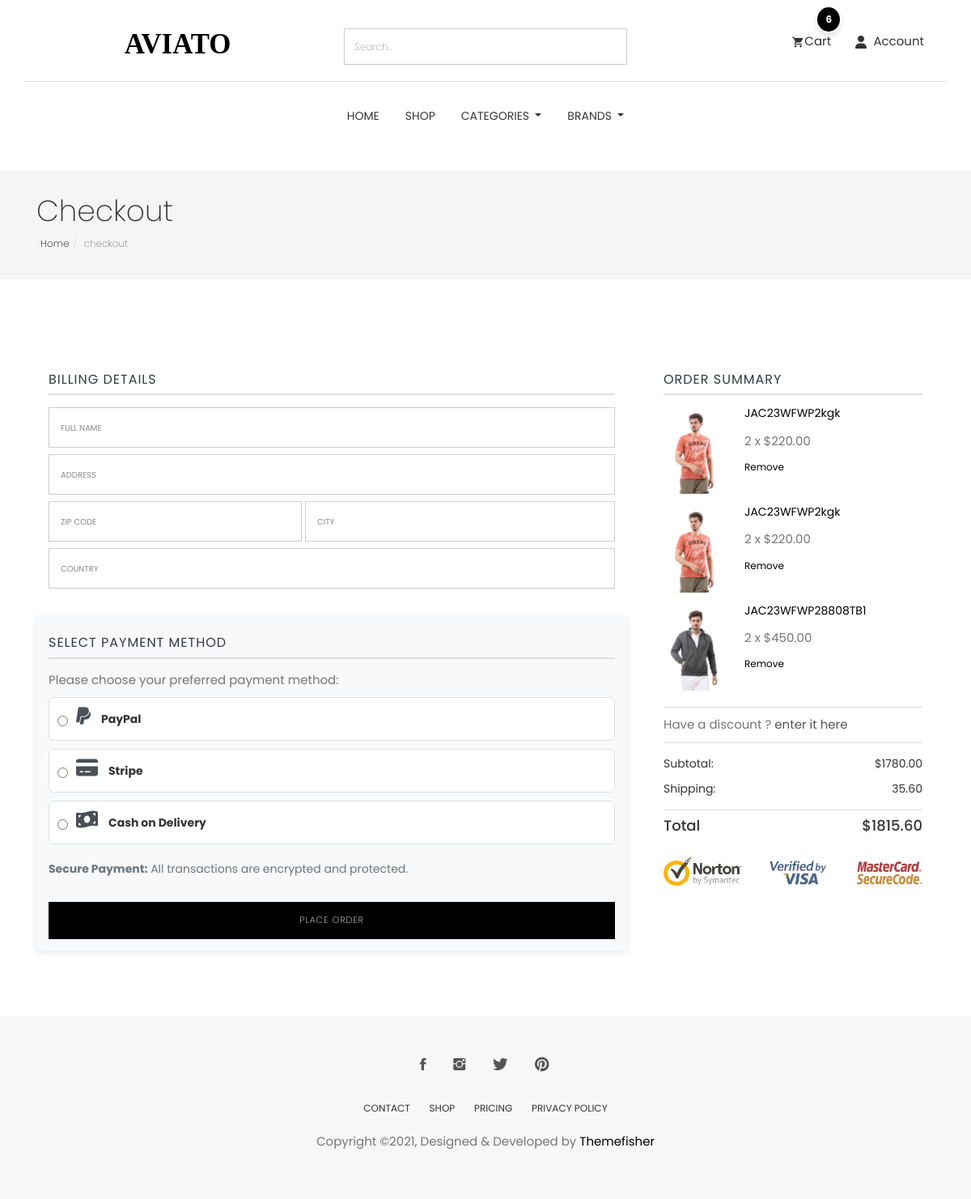
The page /cart/checkout/ (signed in) on the database as committed earlier.
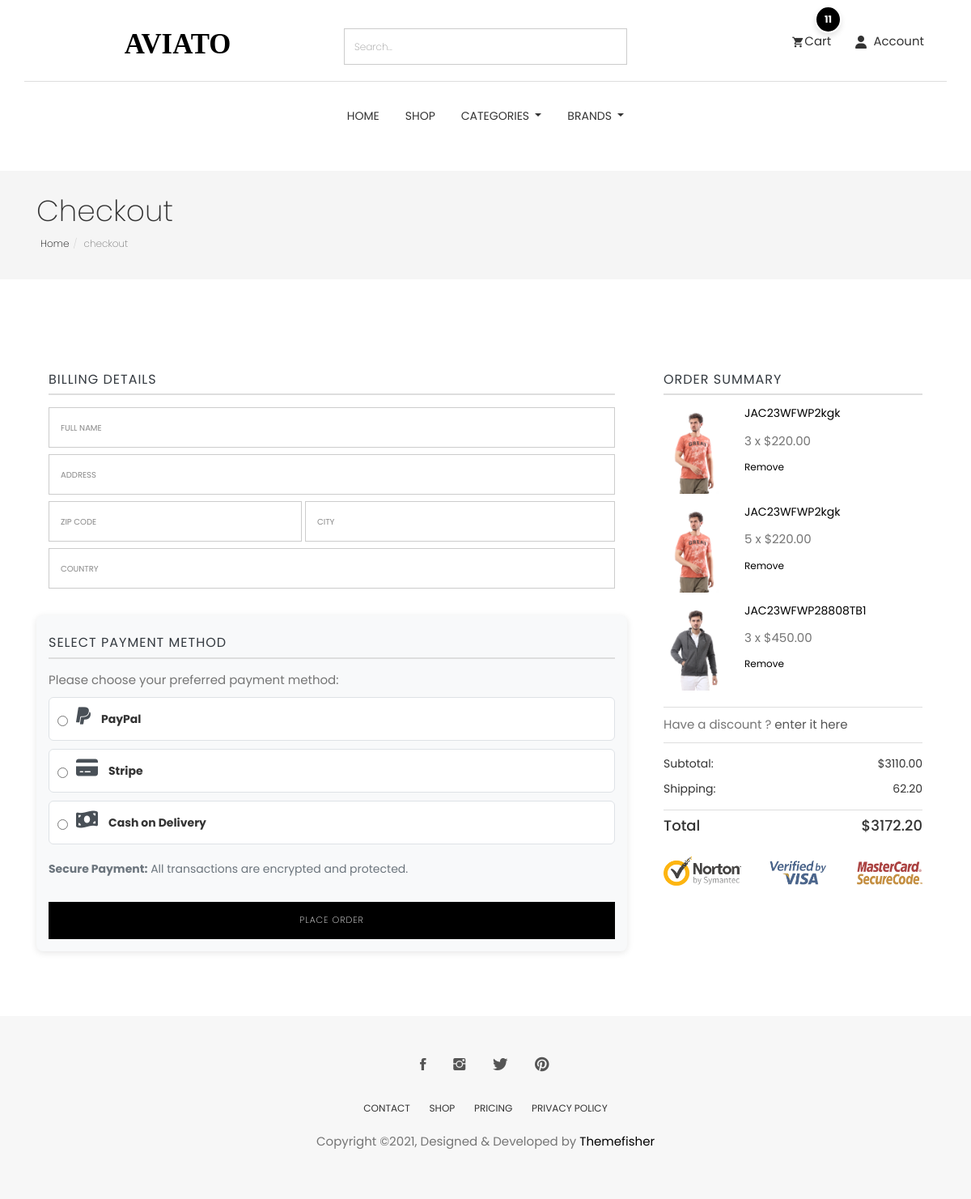
The same page on the database as committed later.
### cart/models.py (models this page shows, shortened)
class CartItem(models.Model):
    user = models.ForeignKey(User,null=True,verbose_name="user cart", on_delete=models.CASCADE)
    product = models.ForeignKey(Product, on_delete=models.CASCADE)
    cart = models.ForeignKey(Cart, on_delete=models.CASCADE, blank=True, null=True)
    variations = models.ManyToManyField(Variation,blank=True)
    quantity = models.IntegerField()
    is_active = models.BooleanField(default=True)
    def sub_total(self):
        return self.product.price * self.quantity

### store/models.py (models this page shows, shortened)
class Product(models.Model):
    id = models.UUIDField(primary_key=True, default=uuid.uuid4, editable=False)
    name = models.CharField(unique=True, max_length=50)
    image = models.ImageField(upload_to='product/')
    stock = models.IntegerField(default=1)
    price = models.DecimalField(max_digits=10, decimal_places=2, default=Decimal('0.00'))
    description = models.TextField(max_length=10000, blank=True)
    created_at = models.DateTimeField(default=timezone.now)
    modified_date = models.DateTimeField(auto_now=True)
    slug = models.SlugField(null=True, blank=True, unique=True)
    views = models.PositiveIntegerField(default=0)
    is_available = models.BooleanField(default=True)
    on_sale = models.BooleanField(default=False)
    PRDBrand = models.ForeignKey('Brand', related_name='product_brand', on_delete=models.CASCADE, blank=True, null=True, verbose_name="Brand")
    like = models.ManyToManyField(User, blank=True, related_name='product_favourite')
    category = models.ForeignKey(Subcategory, related_name='product_subcategory', verbose_name="Subcategory", null=True, blank=True, on_delete=models.CASCADE)
    class Meta:
        ordering = ['-created_at']
        verbose_name = "Product"
        verbose_name_plural = "Products"

### cart/views.py (the view)
# urls.py: path('checkout/' , views.checkout , name='checkout'),
@login_required(login_url='login')
def checkout(request, total=0, quantity=0, cart_items=None):
    try:
        tax_obj = Tax.objects.last()  # Fetch the last Tax object
        tax_percentage = tax_obj.tax if tax_obj else Decimal('0.00')  # Get the tax value or default to 0
        if request.user.is_authenticated:
            cart_items = CartItem.objects.filter(user=request.user , is_active = True)
        else:
            cart = Cart.objects.get(cart_id=_cart_id(request))  # Get the cart using a session ID or similar method
            cart_items = CartItem.objects.filter(cart=cart, is_active=True)  # Get active items in the cart
        for cart_item in cart_items:
            total += cart_item.product.price * cart_item.quantity  # Sum up the product prices
            quantity += cart_item.quantity
        tax_amount = (tax_percentage * total) / Decimal('100')  # Calculate tax
        grand_total = total + tax_amount  # Grand total is the sum of the total and tax
        total = round(total, 2)
        tax_amount = round(tax_amount, 2)
        grand_total = round(grand_total, 2)
    except ObjectDoesNotExist:
        cart_items = []
        total = Decimal('0.00')
        quantity = 0
        tax_amount = Decimal('0.00')
        grand_total = Decimal('0.00')
    context = {
        'total': total,
        'quantity': quantity,
        'cart_items': cart_items,
        'grand_total': grand_total,
        'tax': tax_amount,
    }
    return render(request , 'checkout.html' , context)

### category/category_context.py (called while the page is built)
def nav_links(request):
    categories_nav = Category.objects.all()
    subcategories_nav = Subcategory.objects.all()
    brands_nav = Brand.objects.all()
    context = {
        'categories_nav':categories_nav,
        'brands_nav':brands_nav,
        'subcategories_nav':subcategories_nav,
    }
    return context

### category/models.py (called while the page is built)
    def get_url(self):
        return reverse('products_by_subcategory',args=[self.id])

### store/models.py (called while the page is built)
    def get_url(self):
        return reverse('products_by_brand',args=[self.id])

    def __str__(self):
        return self.name

### cart/templates/checkout.html (shortened to what the changed rows need)
{% extends "base.html" %}
{% load static %}
{% block body %}
<section class="page-header">
    <div class="container">
        <div class="row">
            <div class="col-md-12">
                <div class="content">
                    <h1 class="page-name">Checkout</h1>
                </div>
            </div>
        </div>
    </div>
</section>
<div class="page-wrapper">
    <div class="checkout shopping">
        <div class="container">
            <div class="row">
                <div class="col-md-4">
                    <div class="product-checkout-details">
                        <div class="block">
                            {% for cart_item in cart_items %}
                            <div class="media product-card">
                                <a class="pull-left" href="{% url 'product_details' cart_item.product.id %}">
                                    <img class="media-object" src="{{cart_item.product.image.url}}" alt="Image" />
                                </a>
                                <div class="media-body">
                                    <h4 class="media-heading"><a href="{% url 'product_details' cart_item.product.id %}">{{cart_item.product.name}}</a>
                                    </h4>
                                    <p class="price">{{cart_item.quantity}} x ${{cart_item.product.price}}</p>
                                    <a href="{% url 'delete_cart' cart_item.product.id cart_item.id %}" class="remove">Remove</a>
                                </div>
                            </div>
                            {% endfor %}
                            <ul class="summary-prices">
                                <li>
                                    <span>Subtotal:</span>
                                    <span class="price">${{total}}</span>
                                </li>
                                <li>
                                    <span>Shipping:</span>
                                    <span>{{tax}}</span>
                                </li>
                            </ul>
                            <div class="summary-total">
                                <span>Total</span>
                                <span>${{grand_total}}</span>
                            </div>
                        </div>
                    </div>
                </div>
            </div>
        </div>
    </div>
</div>
{% endblock %}

Rows that differ between the two databases and show on the page:
changed CartItem (number 1 of 3 on the later page): quantity "2" → "3"
changed CartItem (number 2 of 3 on the later page): quantity "2" → "5"
changed CartItem "JAC23WFWP28808TB1": quantity "2" → "3"
Other text that changed with them:
{{ quantity }}: "6" → "11"
{{ total }}: "1780.00" → "3110.00"
{{ tax }}: "35.60" → "62.20"
{{ grand_total }}: "1815.60" → "3172.20"
